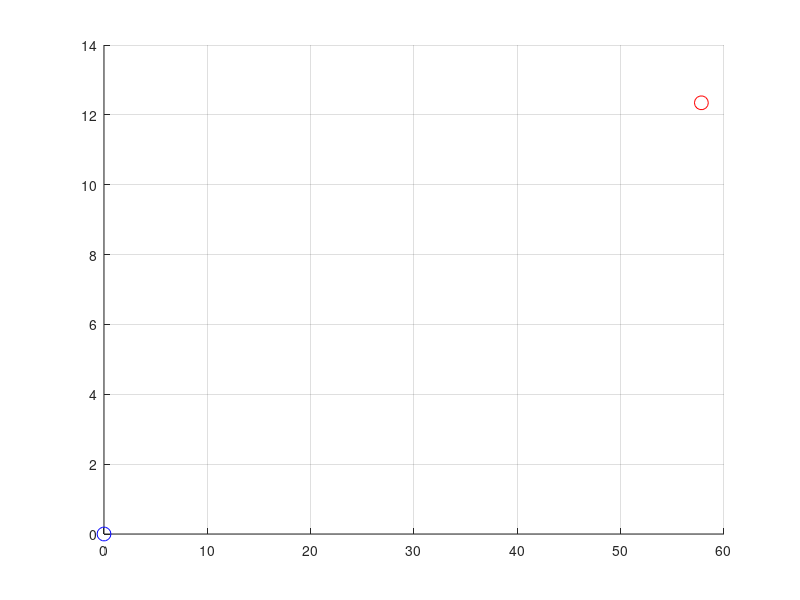

This figure's MATLAB source: (Note: this script raises an error after producing the figure.)
% the algorithms place the node randomly and the drone at the center of the map
% from the real distance, we create a perfect ESP with polynom
% we add a noise (+-noise_level) to this and consider we received that
% the drone moves in a direction and does nb_measures measures
% if it's better it continues, otherwise switches direction
% after a cycle, incremental distance divided by two and go back
% we consider the drone always flies at 10m

clear all; close all;

% define node coordinates xyz (z altitude)
node_position = [rand*200-100, rand*200-100, 0];
drone_position = [0, 0, 10];

% define increment in position
dist_increment = 10;
increment_0p0 = [0, dist_increment, 0];
increment_0m0 = [0, -dist_increment, 0];
increment_p00 = [dist_increment, 0, 0];
increment_m00 = [-dist_increment, 0, 0];

% init
time = 0; 
state = 0;
ESP = []; 
distance = [];

% parameters
noise_level = 2; % +- 2dB
nb_measures_todo = 10;
time_limit = 1000;
pause_time = 0; % seconds

% localization
while time < time_limit
    
    % plot positions
    plot3(node_position(1), node_position(2), node_position(3), 'ro', 'MarkerSize', 10); grid on; hold on;
    if dist_increment == 10
        plot3(drone_position(1), drone_position(2), drone_position(3), 'bo', 'MarkerSize', 10);
    elseif dist_increment == 5
        plot3(drone_position(1), drone_position(2), drone_position(3), 'go', 'MarkerSize', 10);
    elseif dist_increment == 2.5
        plot3(drone_position(1), drone_position(2), drone_position(3), 'yo', 'MarkerSize', 10);
    elseif dist_increment == 1.25
        plot3(drone_position(1), drone_position(2), drone_position(3), 'ko', 'MarkerSize', 10);
    end
    view(0, 90);
    
    % recompute distance and get ESP (only temporary, will be from lora message afterwards
    distance = [distance, norm(drone_position - node_position)];
    perfect_ESP = ESP_from_distance(distance(end));
    measured_ESP = perfect_ESP + rand()*2*noise_level - noise_level;
    ESP = [ESP, measured_ESP];
    
    switch state
        case 0 % starting point
            state = 1;
            
        case 1 % try p00 direction
            fprintf('Going p00 of %.1f meters\n', dist_increment);
            drone_position = drone_position + increment_p00;
            measures = 0;
            state = 2;
            
        case 2 % check progress
            measures = measures + 1;
            fprintf('#%d ', measures);
            if measures >= nb_measures_todo
                if mean(ESP(end-nb_measures_todo:end)) > ESP(end-nb_measures_todo-1) % better signal on average of last three
                    fprintf('\nProgress, continuing in this direction\n');
                    state = 1;
                else
                    fprintf('\nNo progress, go back then next direction\n');
                    drone_position = drone_position - increment_p00;
                    state = 3;
                end
            end
            
        case 3 % try m00 direction
            fprintf('Going m00 of %.1f meters\n', dist_increment);
            drone_position = drone_position + increment_m00;
            measures = 0;
            state = 4;
            
        case 4 %check progress
            measures = measures + 1;             
            fprintf('#%d ', measures);
            if measures >= nb_measures_todo
                if mean(ESP(end-nb_measures_todo:end)) > ESP(end-nb_measures_todo-1) % better signal on average of last three
                    fprintf('\nProgress, continuing in this direction\n');
                    state = 3;
                else
                    fprintf('\nNo progress, go back then next direction\n');
                    drone_position = drone_position - increment_m00;
                    state = 5;
                end
            end
            
        case 5 % try 0p0 direction
            fprintf('Going 0p0 of %.1f meters\n', dist_increment);
            drone_position = drone_position + increment_0p0;
            measures = 0;
            state = 6;
            
        case 6 % check progress
            measures = measures + 1;             
            fprintf('#%d ', measures);
            if measures >= nb_measures_todo
                if mean(ESP(end-nb_measures_todo:end)) > ESP(end-nb_measures_todo-1) % better signal on average of last three
                    fprintf('\nProgress, continuing in this direction\n');
                    state = 5;
                else
                    fprintf('\nNo progress, go back then next direction\n');
                    drone_position = drone_position - increment_0p0;
                    state = 7;
                end
            end
            
        case 7 % try m00 direction
            fprintf('Going 0m0 of %.1f meters\n', dist_increment);
            drone_position = drone_position + increment_0m0;
            measures = 0;
            state = 8;
            
        case 8 %check progress
            measures = measures + 1;             
            fprintf('#%d ', measures);
            if measures >= nb_measures_todo
                if mean(ESP(end-nb_measures_todo:end)) > ESP(end-nb_measures_todo-1) % better signal on average of last three
                    fprintf('\nProgress, continuing in this direction\n');
                    state = 7;
                else
                    fprintf('\nNo progress, go back then next direction\n');
                    drone_position = drone_position - increment_0m0;
                    state = 9;
                end
            end
            
        case 9
            % end condition (max one pass at 1.25m)
            if dist_increment < 1.5
                break;
            end
            
            % if reached maximum resolution for this increment, go smaller
            horizontal_dist = sqrt(max(distance_from_ESP(ESP(end)), 10)^2 - 100);
            fprintf('Estimated horizontal distance of %.2f m\n', horizontal_dist);
            if horizontal_dist < 2 * dist_increment
                dist_increment = dist_increment/2;
                increment_0p0 = [0, dist_increment, 0];
                increment_0m0 = [0, -dist_increment, 0];
                increment_p00 = [dist_increment, 0, 0];
                increment_m00 = [-dist_increment, 0, 0];
            end
            
            % go back to beginning of algorithm
            state = 1;
    end
    
    % time update
    time = time + 1;
    
    % slows down simulation
    pause(pause_time);
end

% estimated final position
estimated_position = drone_position;% + increment_p00 + increment_0p0; % increments only for without noise

% plot positions
plot3(node_position(1), node_position(2), node_position(3), 'ro', 'MarkerSize', 10); grid on; hold on;
plot3(drone_position(1), drone_position(2), drone_position(3), 'bo', 'MarkerSize', 10);
plot3(estimated_position(1), estimated_position(2), estimated_position(3), 'gx', 'MarkerSize', 10);
xlabel('x position [m]')
ylabel('y position [m]')
zlabel('z position [m]')
title('Node localization algorithm');
view(0, 90);

% print
fprintf('\nEstimated position of node: x=%.2f, y=%.2f\n', estimated_position(1), estimated_position(2));
fprintf('Real position of node: x=%.2f, y=%.2f\n', node_position(1), node_position(2));
fprintf('Error: dx=%.2f, dy=%.2f, norm=%.2f\n', abs(estimated_position(1) - node_position(1)), abs(estimated_position(2) - node_position(2)), norm([abs(drone_position(1) - node_position(1)), abs(drone_position(2) - node_position(2))])); 
